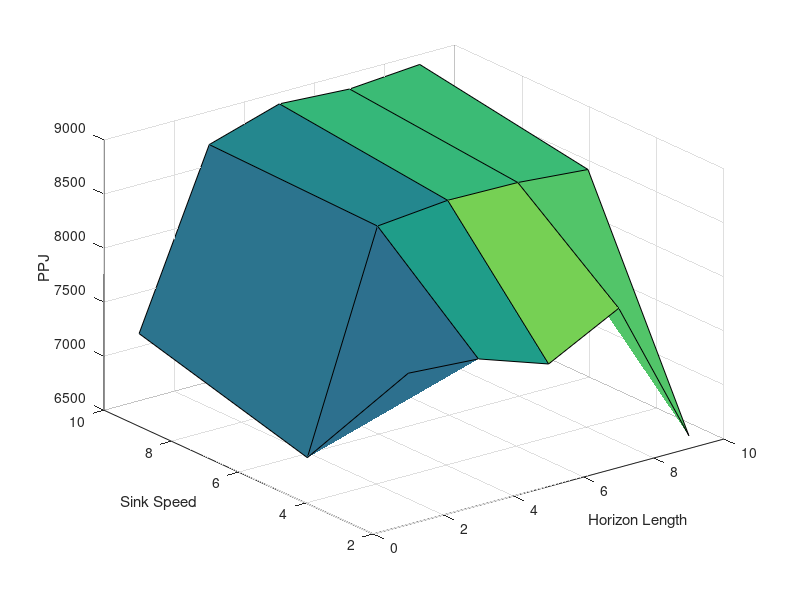

This figure's MATLAB source:
clc, clear all, close all

hrz = [1,3,5,7,9];
v = [2,5,10];

drh10v10 = mean([33788000, 35759000, 36084000, 36102000, 37592000, 35289000, 31823000, 35086000]);
MPCppJh10v10 = mean([8747, 8892, 8788, 8867, 9175, 8880, 9195, 8721]);

MPCppJh8v10 = mean([8848, 9000, 8716, 9071, 8705, 8978, 8832, 8702]);

MPCppJh6v10 = mean([8915, 8981, 8807, 8959, 8676, 8939, 9155, 8729]);

MPCppJh4v10 = mean([8641, 8805, 8642, 8469, 8520, 8836, 8761, 8878]);

MPCppJh2v10 = mean([7271, 7241, 7818, 6350, 7316, 6974, 6965, 7033]);

MPCPPJv10 = [MPCppJh2v10, MPCppJh4v10, MPCppJh6v10, MPCppJh8v10, MPCppJh10v10];

plot(hrz, MPCPPJv10)



MPCppJh10v5 = mean([8757, 8567, 8748, 8771, 8449, 8711, 8638, 8574]);
MPCppJh8v5 = mean([8615, 8580, 8745, 8745, 8675, 8765, 8587, 8945]);
MPCppJh6v5 = mean([8717, 8858, 8503, 8669, 8731, 8794, 8686, 8789]);
MPCppJh4v5 = mean([8508, 8683,8858, 8591, 8544, 8726, 8678, 8659]);
MPCppJh2v5 = mean([7389, 6736, 6630, 6679, 6243, 6886, 6466, 6483]);

MPCPPJv5 = [MPCppJh2v5, MPCppJh4v5, MPCppJh6v5, MPCppJh8v5, MPCppJh10v5];
plot(hrz, MPCPPJv5)

MPCppJh10v2 = mean([7543, 7569, 7803, 8173, 7980, 7775, 8136, 8218]);
MPCppJh8v2 = mean([7786, 7872, 7944, 7906, 7797, 7872, 7817, 7853]);
MPCppJh6v2 = mean([7946, 7302, 7936, 7082, 7391, 8216, 7882, 7312]);
MPCppJh4v2 = mean([8001, 7440, 7708, 7919, 7937, 8155, 8492, 8134]);
MPCppJh2v2 = mean([6664, 6713, 6653, 6697, 6485, 6761, 6486, 6486]);


MPCPPJv2 = [MPCppJh10v2, MPCppJh8v2, MPCppJh6v2, MPCppJh4v2, MPCppJh2v2];

MPCall = [MPCPPJv2; MPCPPJv5; MPCPPJv10];
surfl(hrz, v, MPCall)
xlabel('Horizon Length')
ylabel('Sink Speed')
zlabel('PPJ')

LEACHMEANPPJ = mean([6740, 6942, 6803, 6956, 7057, 6978, 7034, 6786, ...
6872, 7087, 6711, 7142, 6736, 6927, 6766, 6760, 6918, 7052, 6809, 6924, ...
6807, 6927, 7254, 6866, 6724, 7002, 6808, 6669, 6738, 6940, 6914, 6829, ...
6934, 6756, 7107, 6786, 6918, 6820, 6914, 6821]);




